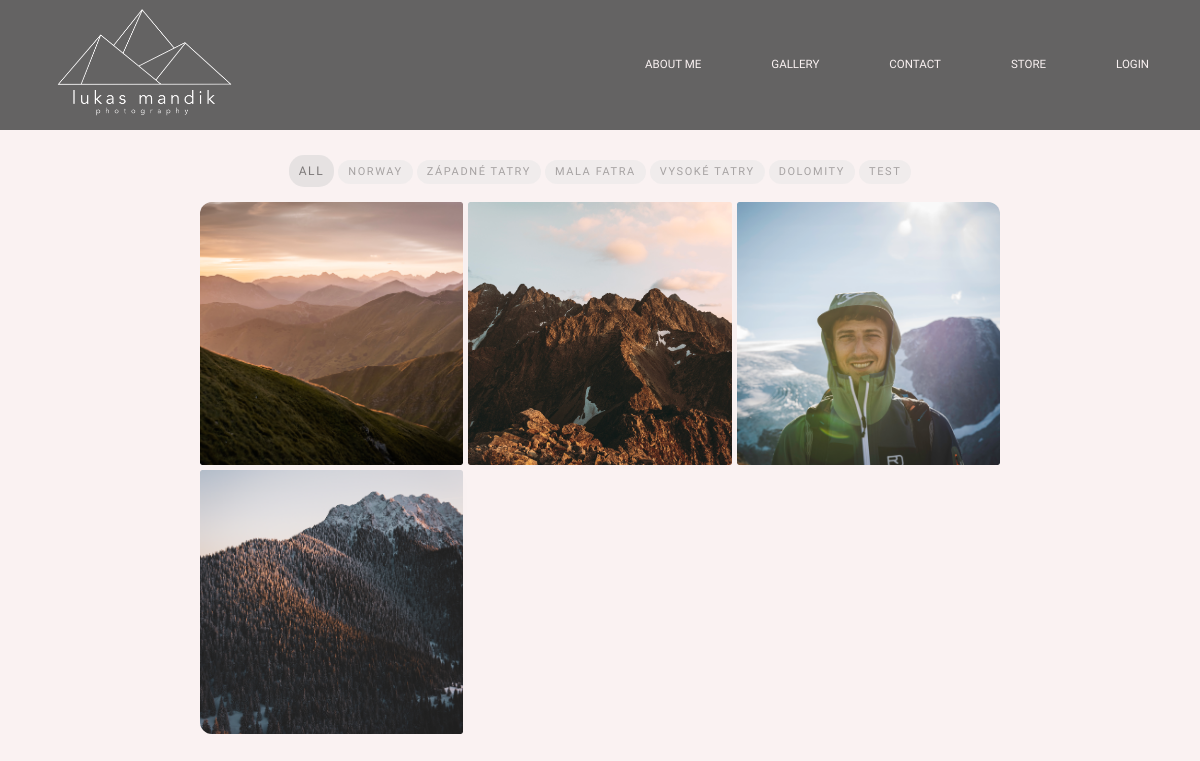
The app's page /store/products_gallery/ with its own data.
### photos_web/models.py (models this page shows, shortened)
class Category(models.Model):
    name = models.CharField(max_length=200, unique=True, db_index=True)
    slug = models.SlugField(max_length=200, unique=True)
    class Meta:
        verbose_name_plural = 'categories'
    def get_absolute_url(self):
        return reverse('photos_web:category_list', args=[self.slug])

class Product(models.Model):
    name = models.CharField(max_length=200)
    slug = models.SlugField(max_length=200)
    created_by = models.ForeignKey(User, on_delete=models.CASCADE, related_name='product_creator')
    category = models.ForeignKey(Category, on_delete=models.SET_NULL, null=True, blank=True)
    author = models.CharField(max_length=200, default='admin')
    description = models.TextField(blank=True)
    photo = models.ForeignKey(Photo, on_delete=models.SET_NULL, null=True, blank=True)
    price = models.DecimalField(max_digits=6, decimal_places=2)
    stock = models.PositiveIntegerField(default=0)
    in_stock = models.BooleanField(default=True)
    is_active = models.BooleanField(default=True)
    created = models.DateTimeField(auto_now_add=True)
    updated = models.DateTimeField(auto_now=True)
    class Meta:
        verbose_name_plural = 'products'
        ordering = ('-created',)
    def get_absolute_url(self):
        return reverse('photos_web:product_detail', args=[self.slug])

class Photo(models.Model):
    name = models.CharField(max_length=200)
    slug = models.SlugField(max_length=200)
    image = models.ImageField(blank=True, null=True,)
    category = models.ForeignKey(Category, on_delete=models.SET_NULL, null=True, blank=True)
    png_image = models.ImageField(blank=True, null=True)
    image_name = models.CharField(max_length=200, blank=True, null=True,)
    file_name = models.CharField(max_length=200, blank=True, null=True,)
    description = models.TextField()
    timestamp = models.DateTimeField(blank=True, null=True)
    device = models.CharField(max_length=200, blank=True, null=True)
    width = models.IntegerField(blank=True, null=True)
    height = models.IntegerField(blank=True, null=True)
    gps_coordinates = models.CharField(max_length=100, blank=True, null=True)
    meta_data = models.TextField(blank=True, null=True)
    image_mode = models.CharField(max_length=10, blank=True, null=True)
    image_size = models.CharField(max_length=100, blank=True, null=True)
    bands = models.CharField(max_length=100, blank=True, null=True)
    mean = models.CharField(max_length=100, blank=True, null=True)
    median = models.CharField(max_length=100, blank=True, null=True)
    std_dev = models.CharField(max_length=100, blank=True, null=True)
    brightness = models.CharField(max_length=100, blank=True, null=True)
    likes = models.IntegerField(null=True)
    user_likes = models.ManyToManyField(User, related_name='liked_photos', blank=True, default=0)
    created_at = models.DateTimeField(auto_now_add=True)
    updated_at = models.DateTimeField(auto_now=True)

### photos_web/views.py (the view)
# urls.py: path('store/products_gallery/', views.all_products, name='all_products'),
def all_products(request):
    category_name = request.GET.get('category', '')
    categories = Category.objects.all()
    if category_name:
        products = Product.objects.filter(is_active=True, category__name=category_name).order_by('-id')
    else:
        products = Product.objects.filter(is_active=True).order_by('-id')
    context = {
        'categories': categories,
        'products': products,
        'selected_category': category_name,
    }
    return render(request, 'store/products_gallery.html', context)

### photos_web/templates/store/products_gallery.html (shortened to what this page needs)
{% extends 'base.html' %}
{% load static %}
{% block content %}
    <div class="container">
        <div class="categories">
            <ul>
                <div class="categories_item">
                    <li{% if not selected_category %} class="selected"{% endif %}><a href="/store/products_gallery/">All</a></li>
                </div>
                {% for category in categories %}
                <div class="categories_item">
                    <li{% if category == selected_category %} class="selected"{% endif %}><a href="{{ category.get_absolute_url }}">{{ category.name }}</a></li>
                </div>
                {% endfor %}
             </ul>
        </div>
        <div class="container_grid">
            {% for product in products %}
            <div class="gallery-container">
                <div class="gallery-item">
                    <div class="image">
                    <a href="{{ product.get_absolute_url }}">
                        <img src="{{product.photo.png_image.url}}" alt="{{ product.name }}">
                    </a>
                    </div>
                </div>
            </div>
            {% empty %}
            <p>empty</p>
            {% endfor %}
        </div>
    </div>
{% endblock %}

### static/css/style.css (style rules this page uses)
:root { --primary-color1: #faf2f2; --primary-color2: #545454; --primary-color3: #c9c9c9; }
* { margin: 0; padding: 0; font-family: 'Ubuntu', sans-serif; text-decoration: none; box-sizing: border-box; list-style: none; }
body { background-color: var(--primary-color1); color: var(--primary-color2); }
.container { display: flex; flex-direction: column; margin: 130px 0 0 0; text-align: center; z-index: 10; }
.categories { margin: 25px 0 10px 0; }
.categories_item { display: inline-block; margin-bottom: 5px; }
.categories_item li { opacity: 0.5; display: flex; align-items: center; background-color: #e7e7e7; width: auto; height: 24px; border-radius: 15px; }
.categories_item li a { color: var(--primary-color2); font-size: 11px; letter-spacing: 1.6px; text-transform: uppercase; margin: 0 10px; }
.categories_item li.selected a { color: #000000; font-size: 12px; }
.categories_item li.selected { background-color: #d3d3d3; height: 32px; }
.container_grid { display: grid; grid-template-columns: repeat(auto-fill, minmax(200px, 1fr)); grid-auto-rows: auto; grid-gap: 5px; align-items: stretch; place-items: flex-start; max-width: 800px; width: 95%; margin: 0 auto 100px auto; text-align: center; z-index: 10; border-radius: 12px; overflow: hidden; }
.gallery-item { width: 100%; height: 100%; position: relative; }
.gallery-item .image { width: 100%; height: 100%; aspect-ratio: 3/3; overflow: hidden; border-radius: 2px; box-shadow: 0 0 20px rgba(0, 0, 0, 0.01) }
.gallery-item .image img { width: 100%; height: 100%; object-fit: cover; object-position: 50% 50%; cursor: pointer; border-radius: 2px; transition: .5s ease-in-out; }

### records on screen
Category: name "NORWAY"
Category: name "ZÁPADNÉ TATRY"
Category: name "MALA FATRA"
Category: name "VYSOKÉ TATRY"
Category: name "DOLOMITY"
Category: name "TEST"
Product: photo.png_image (picture)
Product: photo.png_image (picture)
Product: photo.png_image (picture)
Product: photo.png_image (picture)
